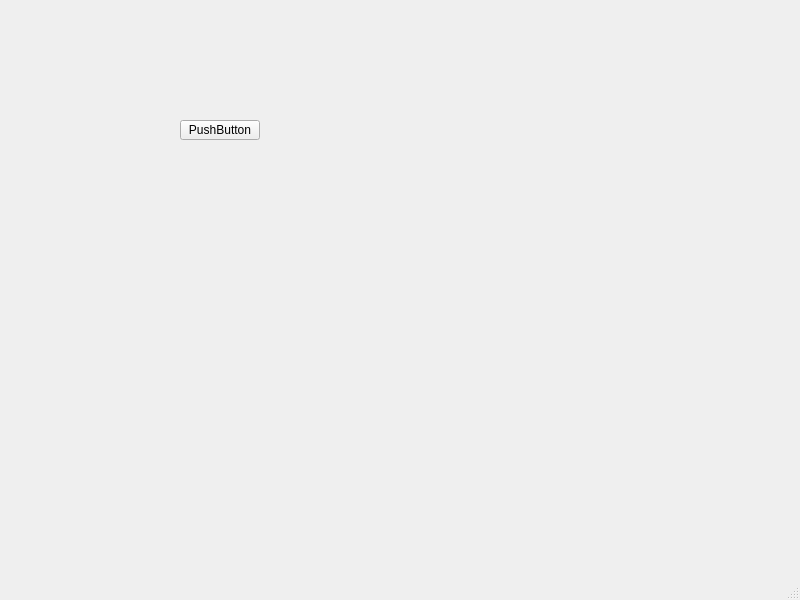
<?xml version="1.0" encoding="UTF-8"?>
<ui version="4.0">
 <class>MainWindow</class>
 <widget class="QMainWindow" name="MainWindow">
  <property name="geometry">
   <rect>
    <x>0</x>
    <y>0</y>
    <width>800</width>
    <height>600</height>
   </rect>
  </property>
  <property name="windowTitle">
   <string>MainWindow</string>
  </property>
  <widget class="QWidget" name="centralwidget">
   <widget class="QPushButton" name="pushButton">
    <property name="geometry">
     <rect>
      <x>180</x>
      <y>120</y>
      <width>80</width>
      <height>20</height>
     </rect>
    </property>
    <property name="text">
     <string>PushButton</string>
    </property>
   </widget>
  </widget>
  <widget class="QMenuBar" name="menubar">
   <property name="geometry">
    <rect>
     <x>0</x>
     <y>0</y>
     <width>800</width>
     <height>21</height>
    </rect>
   </property>
  </widget>
  <widget class="QStatusBar" name="statusbar"/>
 </widget>
 <resources/>
 <connections/>
</ui>
